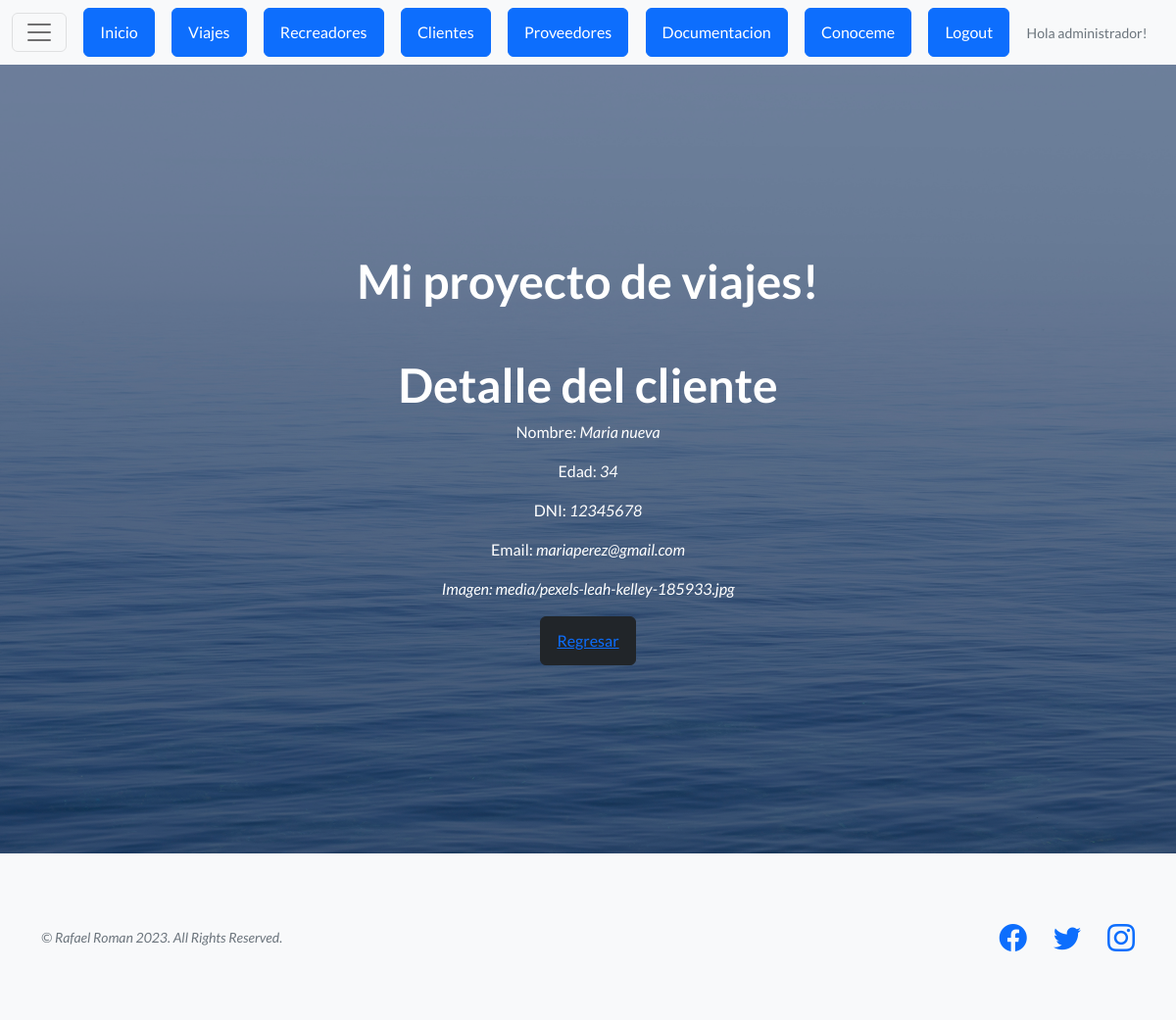
Page /proyecto/clientes/detalle//3/ (signed in) on the earlier database version.
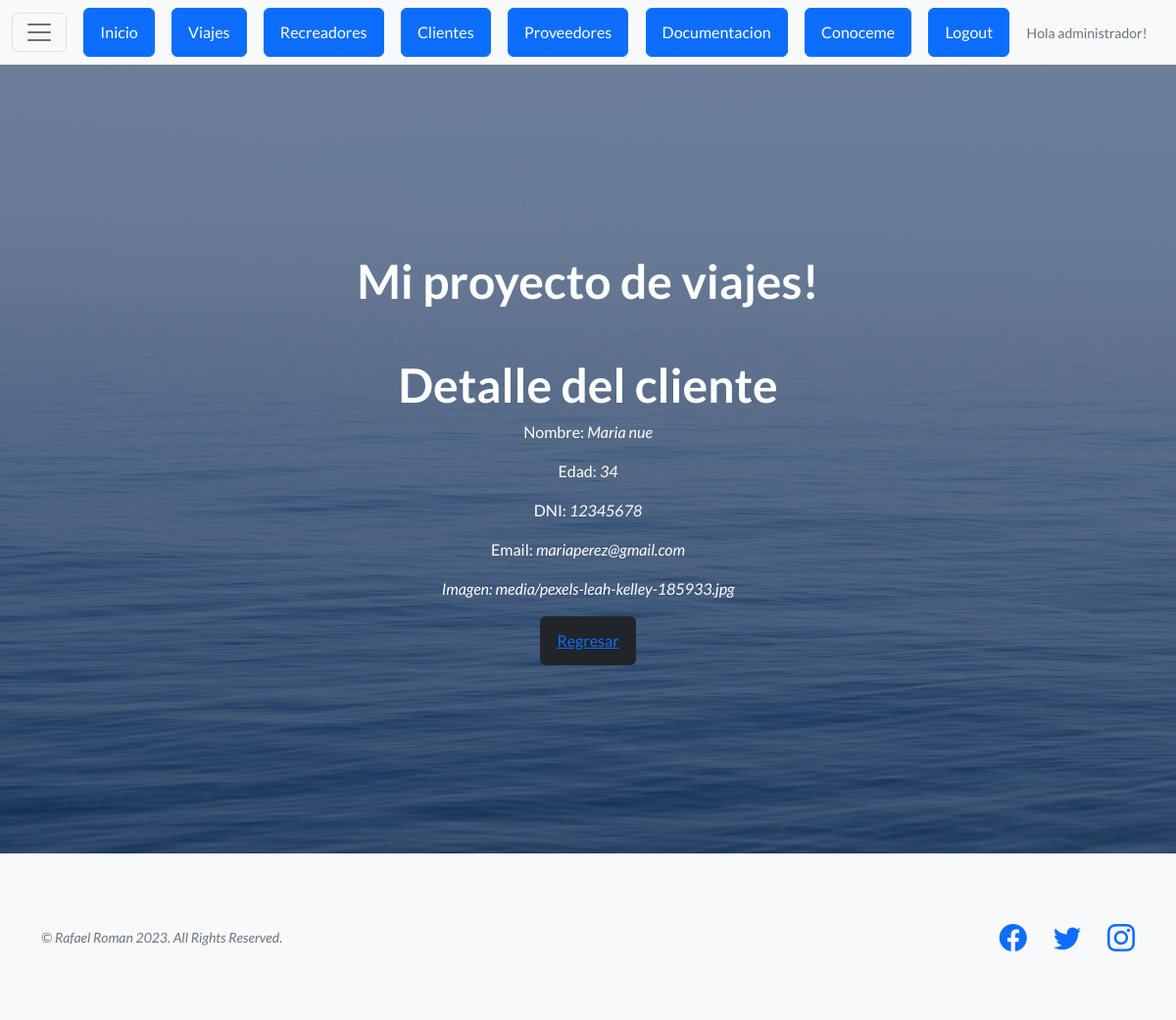
Same page on the later database version.
### appexcursiones/models.py (models this page shows, shortened)
class Clientes(models.Model):
   nombre = models.CharField(max_length=50)
   apellido = models.CharField(max_length=50)
   dni = models.IntegerField()
   edad = models.IntegerField()
   email= models.EmailField(max_length=80)
   imagen_viaj= models.ImageField(null=True, blank=True, upload_to="media")

### appexcursiones/views.py (the view)
# urls.py: path('clientes/detalle//<pk>/', views.ClientesDetailViews.as_view(), name="proyecto-clientes-detail"),
class ClientesDetailViews(LoginRequiredMixin, DetailView):
    model = Clientes
    template_name = "Appnuevo/clientes_detail.html"

### appexcursiones/templates/Appnuevo/clientes_detail.html
{% extends "Appnuevo/base.html" %}
{% load static %}
{% block contenido %}
<h1>Detalle del cliente</h1>
<p>Nombre: <i>{{clientes.nombre}} {{recreadores.apellido}}</i></p>
<p>Edad: <i>{{clientes.edad}}</i></p>
<p>DNI: <i>{{clientes.dni}}</i></p>
<p>Email: <i>{{clientes.email}}</p>
<p>Imagen: <i>{{clientes.imagen_viaj}}</p>
<button type="button" class="btn btn-dark"><a href="{% url 'proyecto-clientes-list' %}">Regresar</a></button>
{% endblock contenido %}

Differences in the rows shown:
changed Clientes "mariaperez@gmail.com": nombre "Maria nueva" → "Maria nue"
